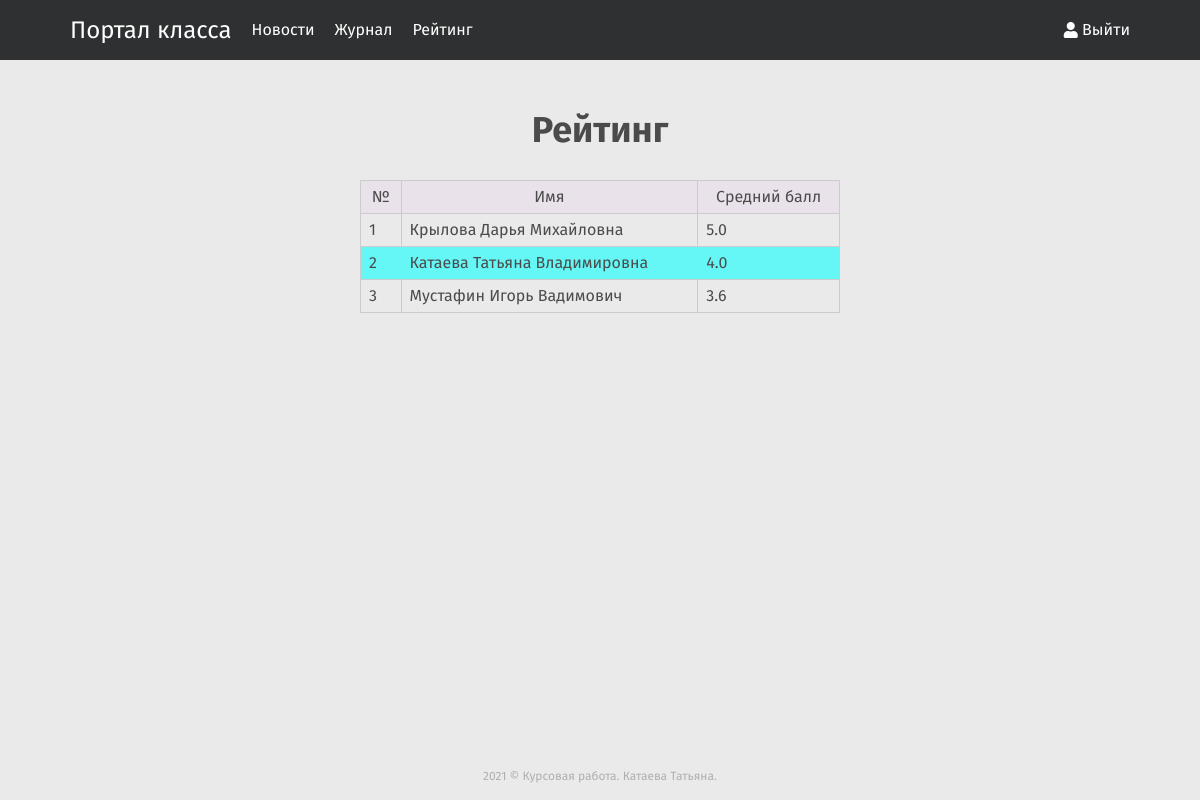
/rating (signed in), run on the app's committed database.
### models/user.py (models this page shows)
class User(db.Model):
    id = db.Column(db.Integer, primary_key=True, autoincrement=True)
    name = db.Column(db.String(80), unique=False, nullable=False)
    email = db.Column(db.String(120), unique=True, nullable=False)
    password = db.Column(db.String, nullable=False)
    is_teacher = db.Column(db.Boolean, default=False)

### app.py (the view)
@app.route('/rating')
def rating_page():
    user_id = session.get('userId')
    if user_id is None:
        return redirect(url_for('login_page'))
    users = []
    for user in User.query.filter_by(is_teacher=0):
        sum = 0
        rating = 0
        if len(user.ratings) > 0:
            for r in user.ratings:
                sum += r.score
            rating = sum / len(user.ratings)
        user_data = {
            'user': user,
            'rating': rating
        }
        def grouped(user_data):
            return user_data['rating']
        users.append(user_data)
    return render_template('rat.html', users=sorted(users, key=grouped, reverse=True), user_id=user_id)

### templates/rat.html (shortened to what this page needs)
{% extends 'base.html' %}
{% block header %}
    <link rel="stylesheet" href="/static/css/rating.css">
{% endblock %}
{% block content %}
    <h1 class="title_rating">Рейтинг</h1>
    <table>
        <tr>
            <th>№</th>
            <th>Имя</th>
            <th>Средний балл</th>
        </tr>
        {% for user_data in users %}
            <tr {% if user_id == user_data.user.id %}class="highlight"{% endif %}>
                <td>{{ loop.index }}</td>
                <td>{{ user_data.user.name }}</td>
                <td class="rates">
                    {{ user_data.rating }}
                </td>
            </tr>
        {% endfor %}
    </table>
{% endblock %}

### static/css/rating.css (style rules this page uses)
tr { border-bottom: 1px solid #ccc; }
td:first-child, th:first-child { border-left: 1px solid #ccc; }
td:not(:last-child), th:not(:last-child) { border-right: 1px solid #ccc; }
td, th { padding: 8px; }
.rates { display: flex; }
table { margin-top: 20px; width: 40%; border-collapse: collapse; border: 1px solid #ccc; }
.highlight { background-color: rgba(0, 255, 255, 0.57); }
th { background-color: rgba(234, 226, 234, 0.99); }

### static/css/style.css (style rules this page uses)
html { height: 100%; }
body { min-height: 100%; background-color: #eaeaea; font-family: 'Fira Sans', "Avenir Next", serif; display: flex; flex-direction: column; color: #4b4b4b; }
* { box-sizing: border-box; }
h1 { font-size: 36px; font-weight: bold; padding: 12px 0; }

### data on the page
User: user.name "Крылова Дарья Михайловна"
User: user.name "Катаева Татьяна Владимировна"
User: user.name "Мустафин Игорь Вадимович"

### other printed values
{{ user_data.rating }} "5.0" "4.0" "3.6"
